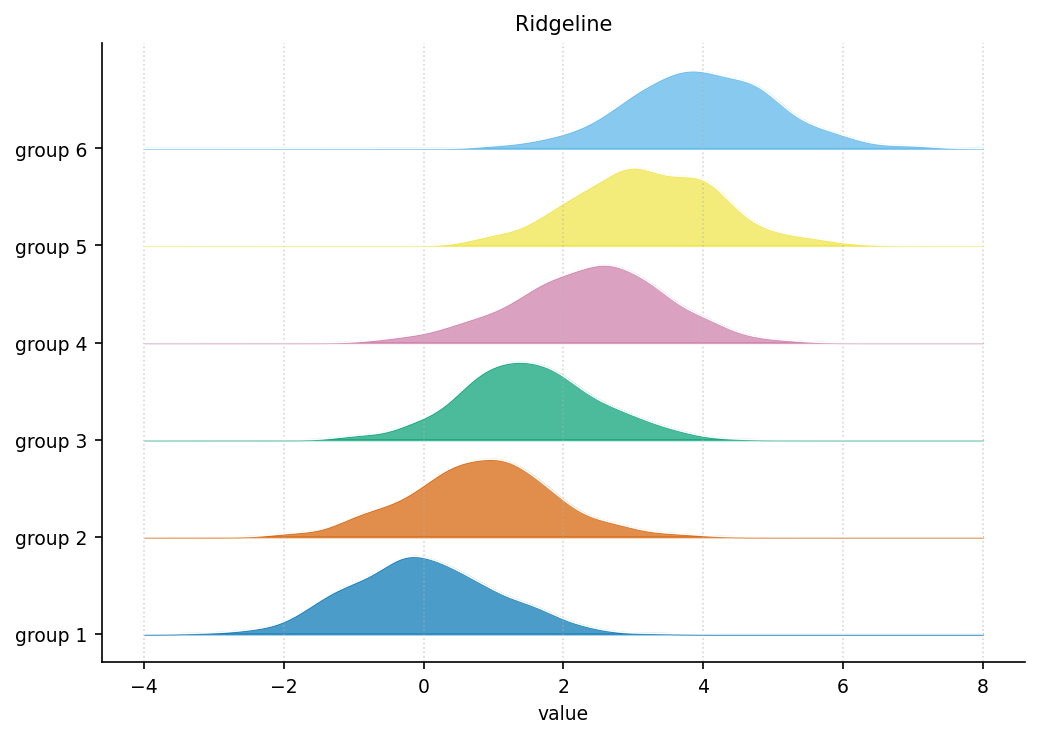

Generate this figure with Python:
"""ridgeline: 山脊图（多组分布纵向堆叠）."""
import sys, os; sys.path.insert(0, os.path.join(os.path.dirname(os.path.abspath(__file__)), '..', '..', '_utils', 'python'))
import numpy as np
import matplotlib.pyplot as plt
from scipy.stats import gaussian_kde
from theme import apply_theme
from palette import cycle

def make_figure(arrays=None, labels=None, title='Ridgeline'):
    apply_theme(fig_size=(7, 5))
    rng = np.random.default_rng(8)
    if arrays is None:
        arrays = [rng.normal(loc, 1, 400) for loc in np.linspace(0, 4, 6)]
        labels = [f'group {i+1}' for i in range(6)]
    fig, ax = plt.subplots()
    xs = np.linspace(-4, 8, 200)
    for i, arr in enumerate(arrays):
        kde = gaussian_kde(arr)(xs)
        kde = kde / kde.max() * 0.8
        ax.fill_between(xs, i, i + kde, color=cycle(i), alpha=0.7)
        ax.plot(xs, i + kde, color='white', linewidth=0.8)
    ax.set_yticks(range(len(labels))); ax.set_yticklabels(labels)
    ax.set_xlabel('value'); ax.set_title(title)
    ax.grid(True, axis='x', linestyle=':', alpha=0.5)
    fig.tight_layout()
    return fig

if __name__ == '__main__':
    fig = make_figure()
    fig.savefig(__file__.replace('.py', '.png'), dpi=150)
